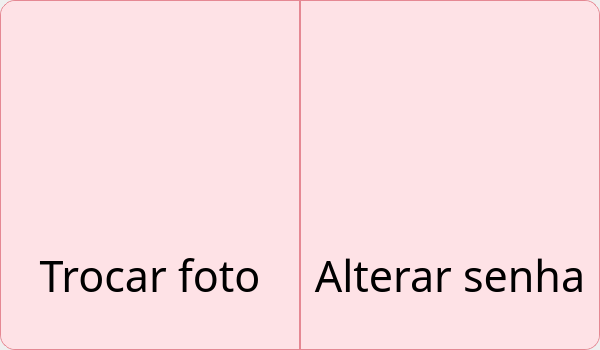
<?xml version="1.0" encoding="UTF-8"?>
<ui version="4.0">
 <class>Dialog</class>
 <widget class="QDialog" name="Dialog">
  <property name="geometry">
   <rect>
    <x>0</x>
    <y>0</y>
    <width>600</width>
    <height>350</height>
   </rect>
  </property>
  <property name="minimumSize">
   <size>
    <width>600</width>
    <height>350</height>
   </size>
  </property>
  <property name="maximumSize">
   <size>
    <width>600</width>
    <height>350</height>
   </size>
  </property>
  <property name="windowTitle">
   <string>Dialog</string>
  </property>
  <layout class="QHBoxLayout" name="horizontalLayout">
   <property name="spacing">
    <number>0</number>
   </property>
   <property name="leftMargin">
    <number>0</number>
   </property>
   <property name="topMargin">
    <number>0</number>
   </property>
   <property name="rightMargin">
    <number>0</number>
   </property>
   <property name="bottomMargin">
    <number>0</number>
   </property>
   <item>
    <widget class="QFrame" name="frame">
     <property name="styleSheet">
      <string notr="true">background-color: #FEE2E6; border-radius: 15px; border: 1px solid #E58893;</string>
     </property>
     <property name="frameShape">
      <enum>QFrame::StyledPanel</enum>
     </property>
     <property name="frameShadow">
      <enum>QFrame::Raised</enum>
     </property>
     <layout class="QHBoxLayout" name="horizontalLayout_2">
      <property name="spacing">
       <number>0</number>
      </property>
      <property name="leftMargin">
       <number>0</number>
      </property>
      <property name="topMargin">
       <number>0</number>
      </property>
      <property name="rightMargin">
       <number>0</number>
      </property>
      <property name="bottomMargin">
       <number>0</number>
      </property>
      <item>
       <widget class="QFrame" name="frame_2">
        <property name="styleSheet">
         <string notr="true">border: none;</string>
        </property>
        <property name="frameShape">
         <enum>QFrame::StyledPanel</enum>
        </property>
        <property name="frameShadow">
         <enum>QFrame::Raised</enum>
        </property>
        <layout class="QVBoxLayout" name="verticalLayout">
         <property name="spacing">
          <number>0</number>
         </property>
         <property name="leftMargin">
          <number>0</number>
         </property>
         <property name="topMargin">
          <number>0</number>
         </property>
         <property name="rightMargin">
          <number>0</number>
         </property>
         <property name="bottomMargin">
          <number>0</number>
         </property>
         <item>
          <widget class="QFrame" name="frame_5">
           <property name="minimumSize">
            <size>
             <width>0</width>
             <height>200</height>
            </size>
           </property>
           <property name="maximumSize">
            <size>
             <width>16777215</width>
             <height>200</height>
            </size>
           </property>
           <property name="cursor">
            <cursorShape>PointingHandCursor</cursorShape>
           </property>
           <property name="frameShape">
            <enum>QFrame::StyledPanel</enum>
           </property>
           <property name="frameShadow">
            <enum>QFrame::Raised</enum>
           </property>
           <layout class="QHBoxLayout" name="horizontalLayout_4">
            <property name="spacing">
             <number>0</number>
            </property>
            <property name="leftMargin">
             <number>0</number>
            </property>
            <property name="topMargin">
             <number>0</number>
            </property>
            <property name="rightMargin">
             <number>0</number>
            </property>
            <property name="bottomMargin">
             <number>0</number>
            </property>
            <item>
             <widget class="QLabel" name="label_trocar_foto_popup_foto_as">
              <property name="minimumSize">
               <size>
                <width>140</width>
                <height>140</height>
               </size>
              </property>
              <property name="maximumSize">
               <size>
                <width>140</width>
                <height>140</height>
               </size>
              </property>
              <property name="cursor">
               <cursorShape>PointingHandCursor</cursorShape>
              </property>
              <property name="text">
               <string/>
              </property>
              <property name="pixmap">
               <pixmap>../icons/camera.png</pixmap>
              </property>
              <property name="scaledContents">
               <bool>true</bool>
              </property>
              <property name="alignment">
               <set>Qt::AlignCenter</set>
              </property>
             </widget>
            </item>
           </layout>
          </widget>
         </item>
         <item>
          <widget class="QPushButton" name="btn_trocar_foto_popup_foto_as">
           <property name="minimumSize">
            <size>
             <width>140</width>
             <height>140</height>
            </size>
           </property>
           <property name="font">
            <font>
             <family>Abel</family>
             <pointsize>32</pointsize>
            </font>
           </property>
           <property name="cursor">
            <cursorShape>PointingHandCursor</cursorShape>
           </property>
           <property name="text">
            <string>Trocar foto</string>
           </property>
          </widget>
         </item>
        </layout>
       </widget>
      </item>
      <item>
       <widget class="Line" name="line">
        <property name="minimumSize">
         <size>
          <width>2</width>
          <height>0</height>
         </size>
        </property>
        <property name="maximumSize">
         <size>
          <width>2</width>
          <height>16777215</height>
         </size>
        </property>
        <property name="orientation">
         <enum>Qt::Vertical</enum>
        </property>
       </widget>
      </item>
      <item>
       <widget class="QFrame" name="frame_3">
        <property name="styleSheet">
         <string notr="true">border: none;</string>
        </property>
        <property name="frameShape">
         <enum>QFrame::StyledPanel</enum>
        </property>
        <property name="frameShadow">
         <enum>QFrame::Raised</enum>
        </property>
        <layout class="QVBoxLayout" name="verticalLayout_2" stretch="0,0">
         <property name="spacing">
          <number>0</number>
         </property>
         <property name="leftMargin">
          <number>0</number>
         </property>
         <property name="topMargin">
          <number>0</number>
         </property>
         <property name="rightMargin">
          <number>0</number>
         </property>
         <property name="bottomMargin">
          <number>0</number>
         </property>
         <item>
          <widget class="QFrame" name="frame_4">
           <property name="minimumSize">
            <size>
             <width>0</width>
             <height>200</height>
            </size>
           </property>
           <property name="maximumSize">
            <size>
             <width>16777215</width>
             <height>200</height>
            </size>
           </property>
           <property name="cursor">
            <cursorShape>PointingHandCursor</cursorShape>
           </property>
           <property name="frameShape">
            <enum>QFrame::StyledPanel</enum>
           </property>
           <property name="frameShadow">
            <enum>QFrame::Raised</enum>
           </property>
           <layout class="QHBoxLayout" name="horizontalLayout_3">
            <property name="spacing">
             <number>0</number>
            </property>
            <property name="leftMargin">
             <number>0</number>
            </property>
            <property name="topMargin">
             <number>0</number>
            </property>
            <property name="rightMargin">
             <number>0</number>
            </property>
            <property name="bottomMargin">
             <number>0</number>
            </property>
            <item>
             <widget class="QLabel" name="label_alterar_senha_popup_foto_as">
              <property name="minimumSize">
               <size>
                <width>140</width>
                <height>140</height>
               </size>
              </property>
              <property name="maximumSize">
               <size>
                <width>140</width>
                <height>140</height>
               </size>
              </property>
              <property name="cursor">
               <cursorShape>PointingHandCursor</cursorShape>
              </property>
              <property name="text">
               <string/>
              </property>
              <property name="pixmap">
               <pixmap>../icons/troca.png</pixmap>
              </property>
              <property name="scaledContents">
               <bool>true</bool>
              </property>
              <property name="alignment">
               <set>Qt::AlignCenter</set>
              </property>
             </widget>
            </item>
           </layout>
          </widget>
         </item>
         <item>
          <widget class="QPushButton" name="btn_alterar_senha_popup_alterar_as">
           <property name="minimumSize">
            <size>
             <width>140</width>
             <height>140</height>
            </size>
           </property>
           <property name="font">
            <font>
             <family>Abel</family>
             <pointsize>32</pointsize>
            </font>
           </property>
           <property name="cursor">
            <cursorShape>PointingHandCursor</cursorShape>
           </property>
           <property name="text">
            <string>Alterar senha</string>
           </property>
          </widget>
         </item>
        </layout>
       </widget>
      </item>
     </layout>
    </widget>
   </item>
  </layout>
 </widget>
 <resources/>
 <connections/>
</ui>
